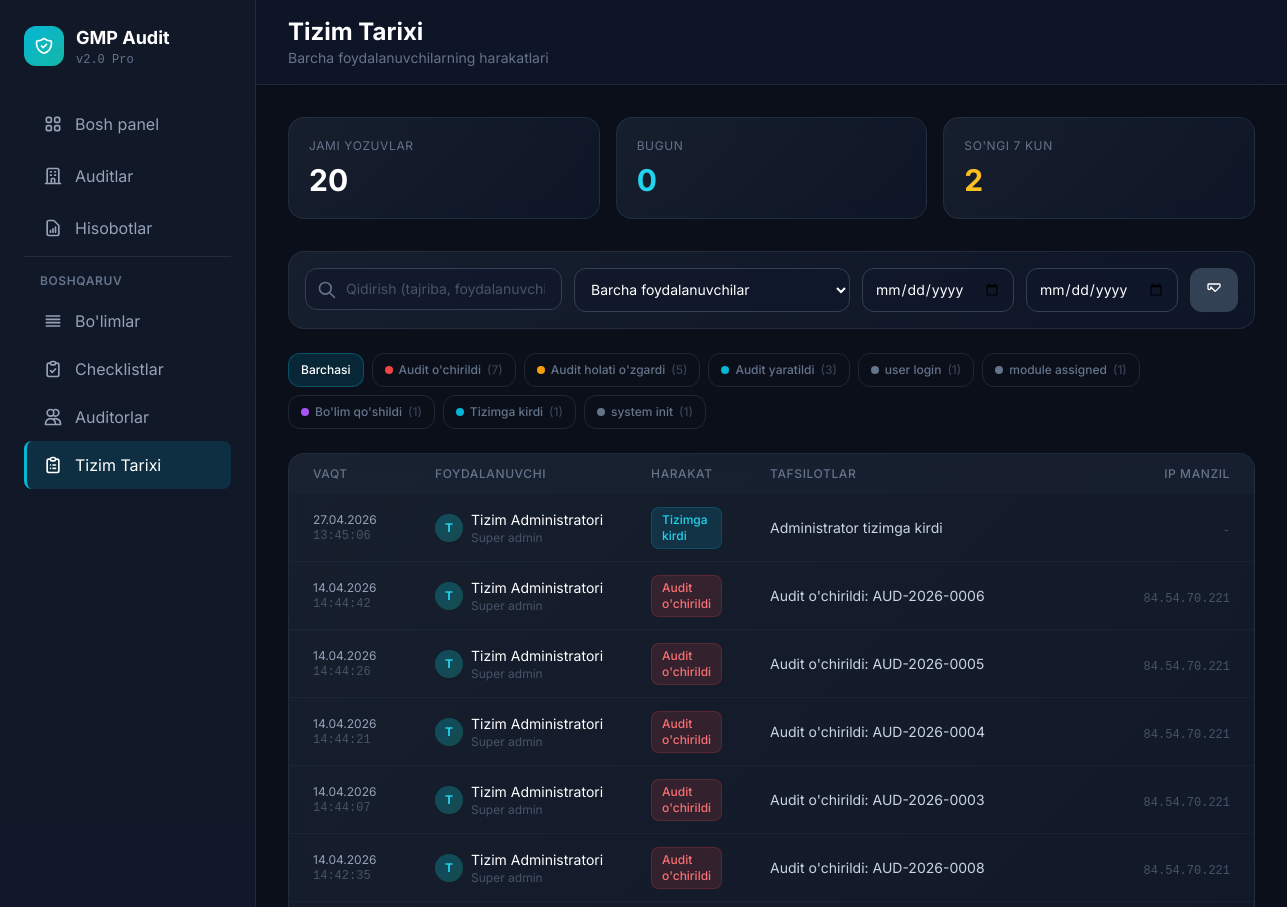
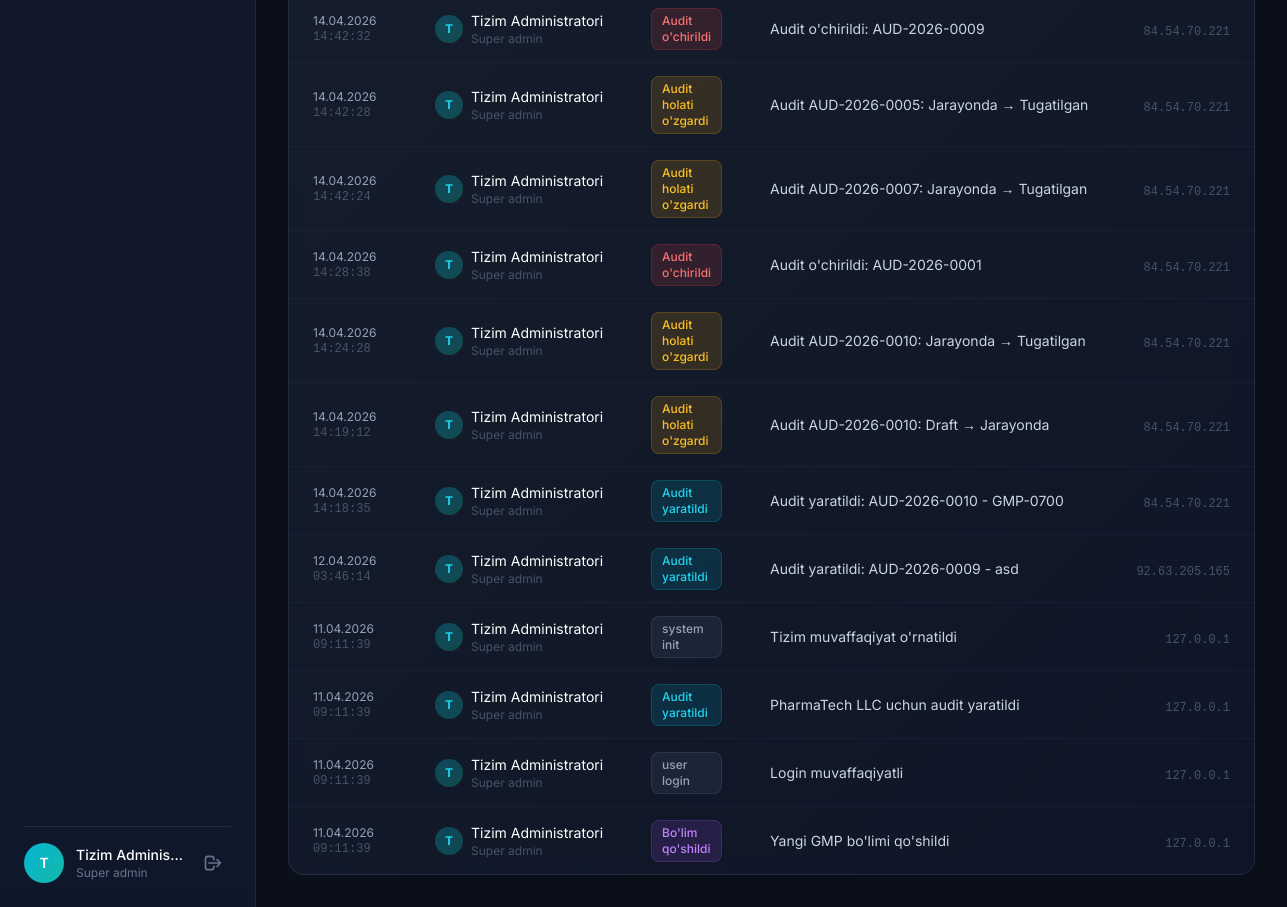
Page /logs.php (signed in) on the committed database (2 pictures, top to bottom).
### tables this page shows
CREATE TABLE `users` (
  `id` int NOT NULL AUTO_INCREMENT,
  `username` varchar(100) NOT NULL,
  `email` varchar(150) NOT NULL,
  `password` varchar(255) NOT NULL,
  `full_name` varchar(150) NOT NULL,
  `phone` varchar(30) DEFAULT NULL,
  `position` varchar(100) DEFAULT NULL,
  `role` enum('super_admin','bosh_auditor','auditor','viewer','reader') DEFAULT NULL,
  `is_active` tinyint(1) DEFAULT '1',
  `created_at` timestamp NULL DEFAULT CURRENT_TIMESTAMP,
  `updated_at` timestamp NULL DEFAULT CURRENT_TIMESTAMP ON UPDATE CURRENT_TIMESTAMP,
  `department_id` int DEFAULT NULL,
  `position_id` int DEFAULT NULL,
  `hire_date` date DEFAULT NULL,
  PRIMARY KEY (`id`),
  UNIQUE KEY `username` (`username`),
  UNIQUE KEY `email` (`email`)
);

CREATE TABLE `activity_logs` (
  `id` int NOT NULL AUTO_INCREMENT,
  `user_id` int DEFAULT NULL,
  `action` varchar(255) NOT NULL,
  `ip_address` varchar(45) DEFAULT NULL,
  `user_agent` text,
  `created_at` timestamp NULL DEFAULT CURRENT_TIMESTAMP,
  `action_type` varchar(100) NOT NULL,
  `details` text,
  PRIMARY KEY (`id`)
);

### logs.php (the view, shortened to what the rows shown need)
<?php
require_once 'db.php';
 $user = getCurrentUser();
 $currentPage = max(1, (int)($_GET['page'] ?? 1));
 $perPage = 25;
 $whereClauses = ["1=1"];
 $params = [];
 $whereSQL = implode(' AND ', $whereClauses);
 $offset = ($currentPage - 1) * $perPage;
 $stmt = $pdo->prepare("
    SELECT al.*, u.full_name, u.role, u.username
    FROM activity_logs al
    JOIN users u ON al.user_id = u.id
    WHERE $whereSQL
    ORDER BY al.created_at DESC
    LIMIT $perPage OFFSET $offset
");
 $stmt->execute($params);
 $logs = $stmt->fetchAll();
?>
<!DOCTYPE html>
<html lang="uz">
<head>
    <script src="https://cdn.tailwindcss.com"></script>
</head>
<body class="min-h-screen text-slate-100">
    <div class="flex min-h-screen pt-14 lg:pt-0">
        <aside id="sidebar" class="sidebar w-64 fixed h-full z-50" role="navigation" aria-label="Asosiy navigatsiya">
            <div class="p-6 h-full flex flex-col">
                <div class="flex items-center gap-3 mb-8">
                    <div><h1 class="text-lg font-bold text-white">GMP Audit</h1><p class="text-xs text-slate-500 font-mono">v2.0 Pro</p></div>
                </div>
                <div class="border-t border-slate-700/50 pt-4 mt-4">
                    <div class="flex items-center gap-3">
                        <div class="w-10 h-10 rounded-full bg-gradient-to-br from-cyan-500 to-teal-500 flex items-center justify-center text-white font-semibold text-sm">
                            <?php echo strtoupper(mb_substr($user['full_name'], 0, 1)); ?>
                        </div>
                        <div class="flex-1 min-w-0">
                            <p class="text-sm font-medium text-white truncate"><?php echo htmlspecialchars($user['full_name']); ?></p>
                            <p class="text-xs text-slate-500"><?php echo ucfirst(str_replace('_', ' ', $user['role'])); ?></p>
                        </div>
                        <a href="logout.php" class="text-slate-500 hover:text-red-400 transition-colors p-2" aria-label="Chiqish">
                            <svg class="w-5 h-5" fill="none" stroke="currentColor" viewBox="0 0 24 24"><path stroke-linecap="round" stroke-linejoin="round" stroke-width="2" d="M17 16l4-4m0 0l-4-4m4 4H7m6 4v1a3 3 0 01-3 3H6a3 3 0 01-3-3V7a3 3 0 013-3h4a3 3 0 013 3v1"/></svg>
                        </a>
                    </div>
                </div>
            </div>
        </aside>
        <main class="flex-1 lg:ml-64 w-full">
            <header class="sticky top-0 z-20 bg-slate-900/80 backdrop-blur-xl border-b border-slate-700/50">
                <div class="px-4 lg:px-8 py-4">
                    <div>
                        <h1 class="text-xl lg:text-2xl font-bold text-white">Tizim Tarixi</h1>
                    </div>
                </div>
            </header>
            <div class="p-4 lg:p-8">
                    <?php
                    $typeLabels = [
                        'audit_created' => ['label' => 'Audit yaratildi', 'color' => 'cyan'],
                        'audit_deleted' => ['label' => 'Audit o\'chirildi', 'color' => 'red'],
                        'audit_status_changed' => ['label' => 'Audit holati o\'zgardi', 'color' => 'amber'],
                        'audit_signed' => ['label' => 'Audit imzolandi', 'color' => 'emerald'],
                        'audit_answer_saved' => ['label' => 'Javob saqlandi', 'color' => 'blue'],
                        'section_added' => ['label' => 'Bo\'lim qo\'shildi', 'color' => 'purple'],
                        'section_edited' => ['label' => 'Bo\'lim tahrirlandi', 'color' => 'purple'],
                        'section_deleted' => ['label' => 'Bo\'lim o\'chirildi', 'color' => 'red'],
                        'question_added' => ['label' => 'Savol qo\'shildi', 'color' => 'cyan'],
                        'question_edited' => ['label' => 'Savol tahrirlandi', 'color' => 'cyan'],
                        'question_deleted' => ['label' => 'Savol o\'chirildi', 'color' => 'red'],
                        'user_added' => ['label' => 'Foydalanuvchi qo\'shildi', 'color' => 'emerald'],
                        'user_edited' => ['label' => 'Foydalanuvchi yangilandi', 'color' => 'emerald'],
                        'user_deleted' => ['label' => 'Foydalanuvchi o\'chirildi', 'color' => 'red'],
                        'login' => ['label' => 'Tizimga kirdi', 'color' => 'cyan'],
                        'logout' => ['label' => 'Tizimdan chiqdi', 'color' => 'slate'],
                        'material_viewed' => ['label' => 'Material ko\'rildi', 'color' => 'indigo'],
                        'module_completed' => ['label' => 'Modul tugatildi', 'color' => 'teal'],
                        'test_submitted' => ['label' => 'Test topshirildi', 'color' => 'amber'],
                    ];
                    ?>
                <?php if (!empty($logs)): ?>
                <div class="stat-card rounded-2xl overflow-hidden animate-in delay-3">
                    <div class="overflow-x-auto">
                        <table class="w-full text-left">
                            <thead class="bg-slate-800/30">
                                <tr>
                                    <th class="px-4 lg:px-6 py-3 text-slate-500 text-xs font-medium uppercase tracking-wider w-44">Vaqt</th>
                                    <th class="px-4 lg:px-6 py-3 text-slate-500 text-xs font-medium uppercase tracking-wider w-44">Foydalanuvchi</th>
                                    <th class="px-4 lg:px-6 py-3 text-slate-500 text-xs font-medium uppercase tracking-wider">Harakat</th>
                                    <th class="px-4 lg:px-6 py-3 text-slate-500 text-xs font-medium uppercase tracking-wider hidden lg:table-cell">Tafsilotlar</th>
                                    <th class="px-4 lg:px-6 py-3 text-slate-500 text-xs font-medium uppercase tracking-wider text-right w-32">IP Manzil</th>
                                </tr>
                            </thead>
                            <tbody class="divide-y divide-slate-700/20">
                                <?php foreach ($logs as $log):
                                    $typeColor = $typeLabels[$log['action_type']]['color'] ?? 'slate';
                                    $typeLabel = $typeLabels[$log['action_type']]['label'] ?? str_replace('_', ' ', $log['action_type']);
                                ?>
                                <tr class="log-row">
                                    <td class="px-4 lg:px-6 py-3">
                                        <div class="text-xs text-slate-400"><?php echo date('d.m.Y', strtotime($log['created_at'])); ?></div>
                                        <div class="text-xs text-slate-600 font-mono"><?php echo date('H:i:s', strtotime($log['created_at'])); ?></div>
                                    </td>
                                    <td class="px-4 lg:px-6 py-3">
                                        <div class="flex items-center gap-2">
                                            <div class="w-7 h-7 rounded-full bg-gradient-to-br from-cyan-500/30 to-teal-500/30 flex items-center justify-center text-cyan-400 text-xs font-bold flex-shrink-0">
                                                <?php echo strtoupper(mb_substr($log['full_name'], 0, 1)); ?>
                                            </div>
                                            <div class="min-w-0">
                                                <div class="text-white text-sm truncate"><?php echo htmlspecialchars($log['full_name']); ?></div>
                                                <div class="text-xs text-slate-600"><?php echo ucfirst(str_replace('_', ' ', $log['role'])); ?></div>
                                            </div>
                                        </div>
                                    </td>
                                    <td class="px-4 lg:px-6 py-3">
                                        <span class="inline-flex items-center gap-1.5 px-2.5 py-1 rounded-lg text-xs font-medium bg-<?php echo $typeColor; ?>-500/15 text-<?php echo $typeColor; ?>-400 border border-<?php echo $typeColor; ?>-500/20">
                                            <?php echo htmlspecialchars($typeLabel); ?>
                                        </span>
                                    </td>
                                    <td class="px-4 lg:px-6 py-3 hidden lg:table-cell">
                                        <p class="text-sm text-slate-300 truncate max-w-xs"><?php echo htmlspecialchars($log['details'] ?? ''); ?></p>
                                    </td>
                                    <td class="px-4 lg:px-6 py-3 text-right">
                                        <span class="text-xs text-slate-600 font-mono"><?php echo htmlspecialchars($log['ip_address'] ?? '-'); ?></span>
                                    </td>
                                </tr>
                                <?php endforeach; ?>
                            </tbody>
                        </table>
                    </div>
                </div>
                <?php endif; ?>
            </div>
        </main>
    </div>
</body>
</html>

### rows in the picture
users: full_name "T", full_name "Tizim Adminis…", role "Super admin"
activity_logs: created_at "27.04.2026", created_at "13:45:06", user.full_name "T", user.full_name "Tizim Administratori", user.role "Super admin", action_type "Tizimga kirdi", details "Administrator tizimga kirdi", ip_address "-"
activity_logs: created_at "14.04.2026", created_at "14:44:42", user.full_name "T", user.full_name "Tizim Administratori", user.role "Super admin", action_type "Audit o'chirildi", details "Audit o'chirildi: AUD-2026-0006", ip_address "84.54.70.221"
activity_logs: created_at "14.04.2026", created_at "14:44:26", user.full_name "T", user.full_name "Tizim Administratori", user.role "Super admin", action_type "Audit o'chirildi", details "Audit o'chirildi: AUD-2026-0005", ip_address "84.54.70.221"
activity_logs: created_at "14.04.2026", created_at "14:44:21", user.full_name "T", user.full_name "Tizim Administratori", user.role "Super admin", action_type "Audit o'chirildi", details "Audit o'chirildi: AUD-2026-0004", ip_address "84.54.70.221"
activity_logs: created_at "14.04.2026", created_at "14:44:07", user.full_name "T", user.full_name "Tizim Administratori", user.role "Super admin", action_type "Audit o'chirildi", details "Audit o'chirildi: AUD-2026-0003", ip_address "84.54.70.221"
activity_logs: created_at "14.04.2026", created_at "14:42:35", user.full_name "T", user.full_name "Tizim Administratori", user.role "Super admin", action_type "Audit o'chirildi", details "Audit o'chirildi: AUD-2026-0008", ip_address "84.54.70.221"
activity_logs: created_at "14.04.2026", created_at "14:42:32", user.full_name "T", user.full_name "Tizim Administratori", user.role "Super admin", action_type "Audit o'chirildi", details "Audit o'chirildi: AUD-2026-0009", ip_address "84.54.70.221"
activity_logs: created_at "14.04.2026", created_at "14:42:28", user.full_name "T", user.full_name "Tizim Administratori", user.role "Super admin", action_type "Audit holati o'zgardi", details "Audit AUD-2026-0005: Jarayonda → Tugatilgan", ip_address "84.54.70.221"
activity_logs: created_at "14.04.2026", created_at "14:42:24", user.full_name "T", user.full_name "Tizim Administratori", user.role "Super admin", action_type "Audit holati o'zgardi", details "Audit AUD-2026-0007: Jarayonda → Tugatilgan", ip_address "84.54.70.221"
activity_logs: created_at "14.04.2026", created_at "14:28:38", user.full_name "T", user.full_name "Tizim Administratori", user.role "Super admin", action_type "Audit o'chirildi", details "Audit o'chirildi: AUD-2026-0001", ip_address "84.54.70.221"
activity_logs: created_at "14.04.2026", created_at "14:24:28", user.full_name "T", user.full_name "Tizim Administratori", user.role "Super admin", action_type "Audit holati o'zgardi", details "Audit AUD-2026-0010: Jarayonda → Tugatilgan", ip_address "84.54.70.221"
activity_logs: created_at "14.04.2026", created_at "14:19:12", user.full_name "T", user.full_name "Tizim Administratori", user.role "Super admin", action_type "Audit holati o'zgardi", details "Audit AUD-2026-0010: Draft → Jarayonda", ip_address "84.54.70.221"
activity_logs: created_at "14.04.2026", created_at "14:18:35", user.full_name "T", user.full_name "Tizim Administratori", user.role "Super admin", action_type "Audit yaratildi", details "Audit yaratildi: AUD-2026-0010 - GMP-0700", ip_address "84.54.70.221"
activity_logs: created_at "12.04.2026", created_at "03:46:14", user.full_name "T", user.full_name "Tizim Administratori", user.role "Super admin", action_type "Audit yaratildi", details "Audit yaratildi: AUD-2026-0009 - asd", ip_address "92.63.205.165"
activity_logs: created_at "11.04.2026", created_at "09:11:39", user.full_name "T", user.full_name "Tizim Administratori", user.role "Super admin", action_type "system init", details "Tizim muvaffaqiyat o'rnatildi", ip_address "127.0.0.1"
activity_logs: created_at "11.04.2026", created_at "09:11:39", user.full_name "T", user.full_name "Tizim Administratori", user.role "Super admin", action_type "Audit yaratildi", details "PharmaTech LLC uchun audit yaratildi", ip_address "127.0.0.1"
activity_logs: created_at "11.04.2026", created_at "09:11:39", user.full_name "T", user.full_name "Tizim Administratori", user.role "Super admin", action_type "user login", details "Login muvaffaqiyatli", ip_address "127.0.0.1"
activity_logs: created_at "11.04.2026", created_at "09:11:39", user.full_name "T", user.full_name "Tizim Administratori", user.role "Super admin", action_type "Bo'lim qo'shildi", details "Yangi GMP bo'limi qo'shildi", ip_address "127.0.0.1"

### other values in the picture
$totalLogs "20"
$todayCount "0"
$weekCount "2"
$label "Audit o'chirildi"
$at['count'] "7"
$label "Audit holati o'zgardi"
$at['count'] "5"
$label "Audit yaratildi"
$at['count'] "3"
$label "user login"
$at['count'] "1"
$label "module assigned"
$label "Bo'lim qo'shildi"
$label "Tizimga kirdi"
$label "system init"
